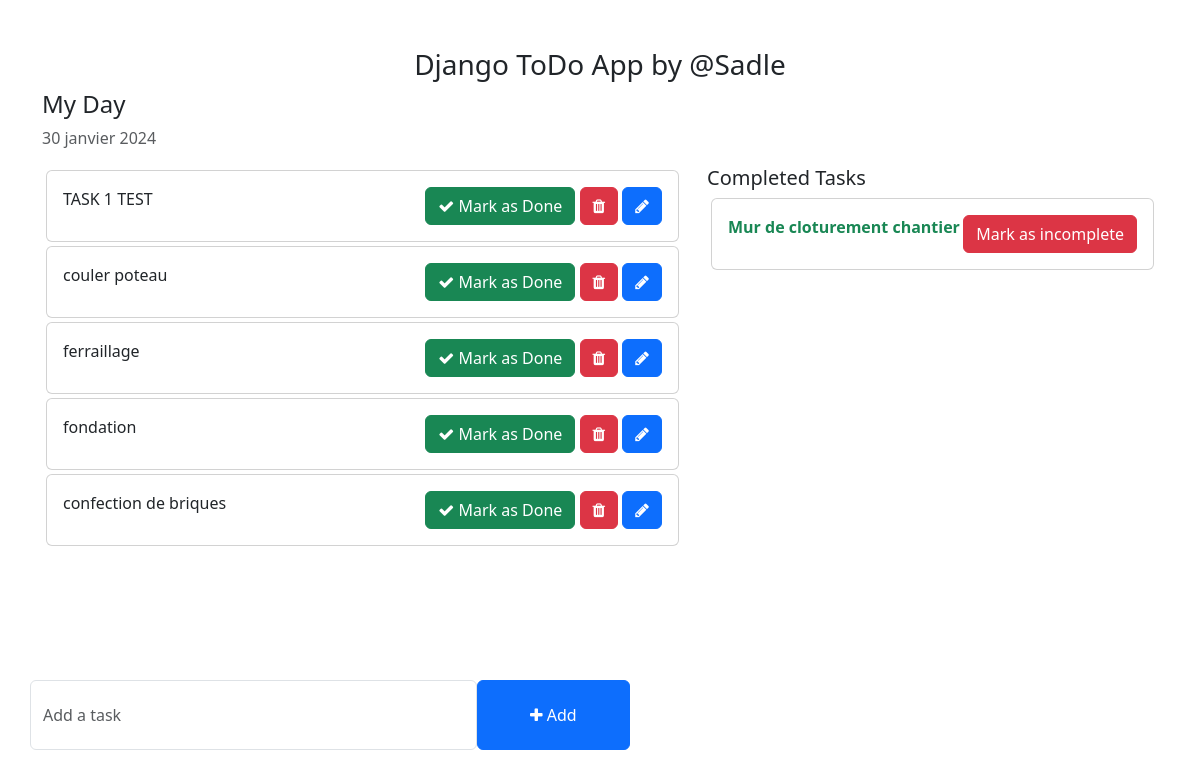
Before: / with the older database file.
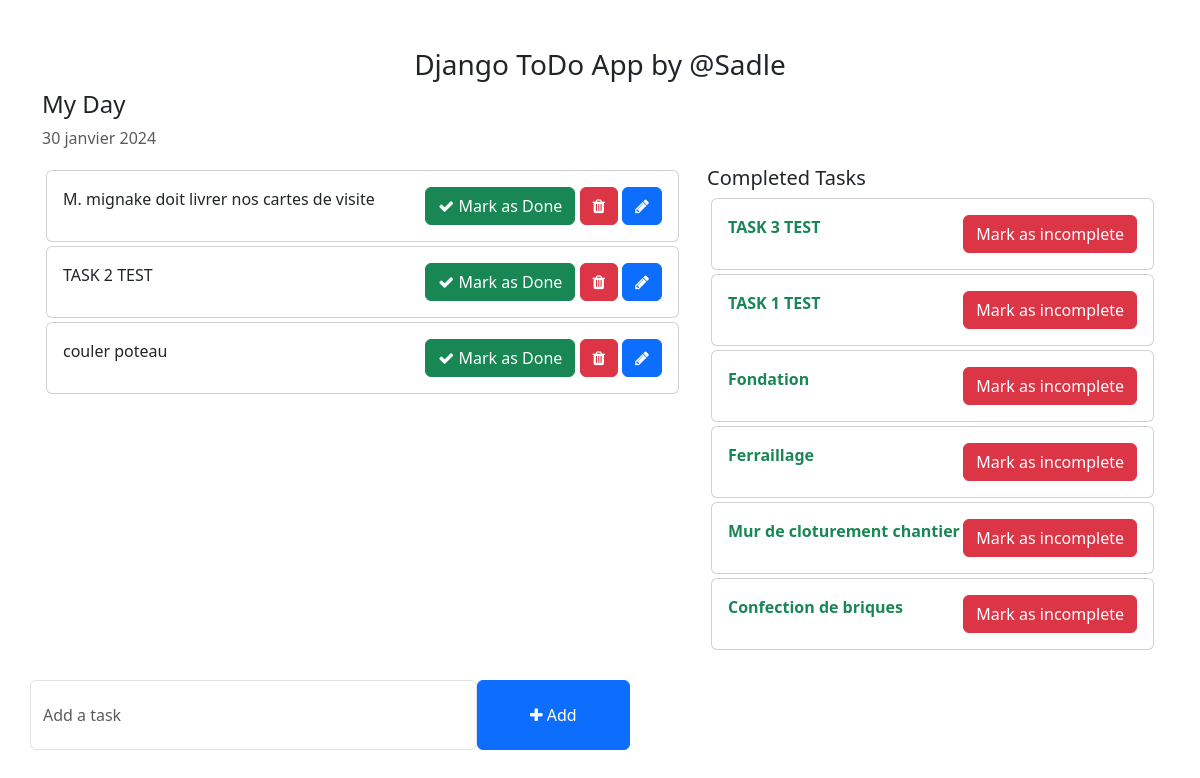
After: the same page with the newer database file.
### todo/models.py (models this page shows, shortened)
class Task(models.Model):
    task = models.CharField(max_length=250)
    is_completed = models.BooleanField(default=False)
    created_at = models.DateTimeField(auto_now_add=True)
    updated_at = models.DateTimeField(auto_now=True)

### todo_main/views.py (the view)
# urls.py: 2. Add a URL to urlpatterns:  path('', views.home, name='home')
def home(request):
    tasks = Task.objects.filter(is_completed = False).order_by('-updated_at')
    completed_tasks = Task.objects.filter(is_completed = True).order_by('-updated_at')
    context = {
        'tasks':tasks,
        'completed_tasks':completed_tasks
    }
    return render(request,'home.html',context)

### todo/templatetags/custom_filters.py (called while the page is built)
@register.filter
def capitalize_first_letter(value):
    if not value:
        return value
    return value[0].upper() + value[1:]

### templates/home.html (shortened to what this page needs)
<!DOCTYPE html>
{% load custom_filters %}
<html lang="en">
<head>
    <link href="https://cdn.jsdelivr.net/npm/bootstrap@5.3.0-alpha1/dist/css/bootstrap.min.css" rel="stylesheet">
    <link rel="stylesheet" href="https://cdnjs.cloudflare.com/ajax/libs/font-awesome/4.7.0/css/font-awesome.min.css">
</head>
<body>
    <div class="container">
        <h3 class="pt-5 text-center">Django ToDo App by @Sadle</h3>
        <div class="row">
            <h4>My Day</h4>
            <p class="text-muted">{% now "j F Y" %}</p>
            <div class="col-md-7 col-lg-7" style="height: 450px; overflow: scroll;">
                {% for task in tasks %}
                    <div class="card m-1">
                        <div class="card-body">
                            {{task.task}}
                            <span style="position: relative; float: right;">
                                <a href="{% url 'task_as_done' task.id %} " class="btn btn-success"><i class="fa fa-check"></i> Mark as Done</a>
                                <a class="btn btn-danger"><i class="fa fa-trash"></i></a>
                                <a href="{% url 'edit_task' task.id %}" class="btn btn-primary"><i class="fa fa-pencil"></i></a>
                            </span>
                        </div>
                    </div>
                {% endfor %}
            </div>
            <div class="col-md-5 col-lg-5">
                <h5>Completed Tasks</h5>
                {% for completed_task in completed_tasks %}
                <div class="card m-1">
                    <div class="card-body">
                        <strong class="text-success">{{completed_task.task|capitalize_first_letter}}</strong>
                        <span style="position: relative; float: right;" > <a href="{% url 'mark_as_incomplete' completed_task.id %}" class="btn btn-danger"> Mark as incomplete</a></span>
                    </div>
                </div>
                {% endfor %}
            </div>
        </div>
        <div class="row">
            <div class="col-md-6 col-lg-6 p-0" style="position: absolute; bottom: 50px;">
                <form id="myForm" action="{% url 'addtask' %}" method="POST">
                    <div class="form-group">
                        <span style="display: flex;">
                            <input type="text" id="task" name="task" class="form-control" placeholder="Add a task">
                            <button id="button_submit" type="submit"  class="btn btn-primary" style="width: 200px;"><i class="fa fa-plus"></i> Add</button>
                        </span>
                    </div>
                </form>
            </div>
        </div>
    </div>
</body>
</html>

### templates/home.html (style rules this page uses)
.form-control { padding: 1.375rem .75rem !important; }

Changed rows visible on the page:
added Task: task "M. mignake doit livrer nos cartes de visite", shown under "My Day"
added Task: task "TASK 2 TEST", shown under "My Day"
added Task: task "TASK 3 TEST", shown under "Completed Tasks"
changed Task "TASK 1 TEST": moves from the list under "My Day" to the list under "Completed Tasks"
changed Task: moves from the list under "My Day" to the list under "Completed Tasks"
changed Task: moves from the list under "My Day" to the list under "Completed Tasks"
changed Task: moves from the list under "My Day" to the list under "Completed Tasks"
